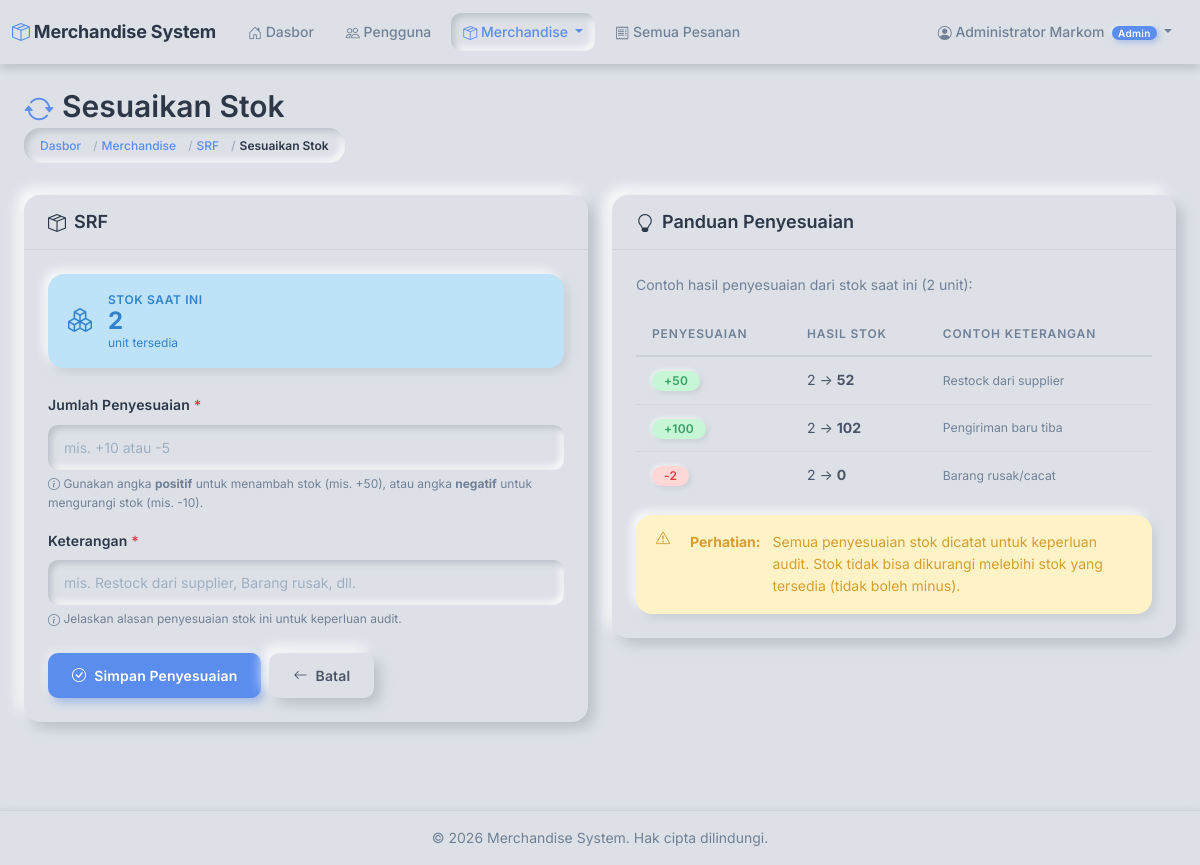
Page /merchandise/5/adjust-stock/ (signed in) on the earlier database version.
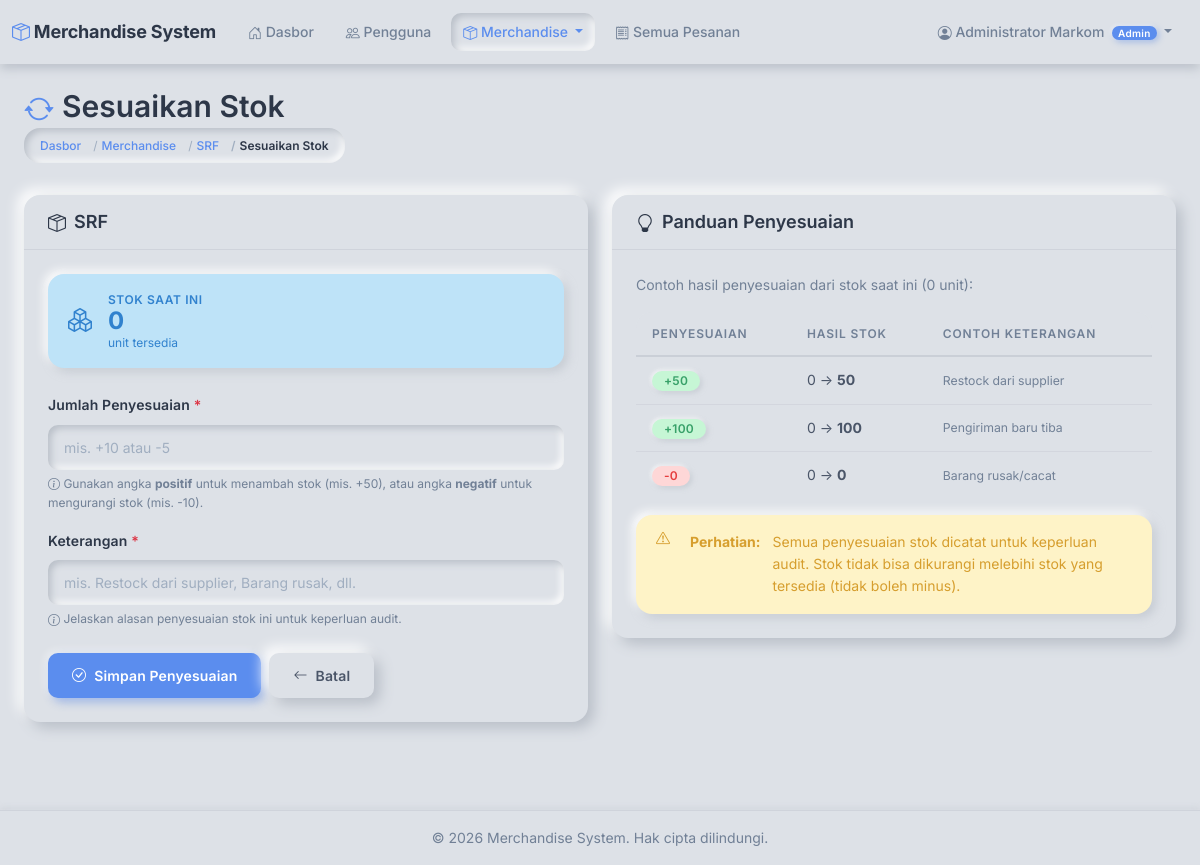
Same page on the later database version.
### merchandise/models.py (models this page shows, shortened)
class Merchandise(models.Model):
    name = models.CharField(
        max_length=200,
        help_text='Merchandise name'
    )
    description = models.TextField(
        blank=True,
        help_text='Merchandise description'
    )
    category = models.ForeignKey(
        Category,
        on_delete=models.PROTECT,
        help_text='Category for this merchandise'
    )
    stock = models.IntegerField(
        default=0,
        help_text='Current stock quantity'
    )
    image = models.ImageField(
        upload_to='merchandise/%Y/%m/',
        blank=True,
        null=True,
        help_text='Merchandise image (max 2MB, JPG/PNG)'
    )
    is_active = models.BooleanField(
        default=True,
        help_text='Active status (soft delete)'
    )
    created_by = models.ForeignKey(
        settings.AUTH_USER_MODEL,
        on_delete=models.SET_NULL,
        null=True,
        related_name='created_merchandise',
        help_text='User who created this merchandise'
    )
    created_at = models.DateTimeField(auto_now_add=True)
    updated_at = models.DateTimeField(auto_now=True)
    class Meta:
        db_table = 'merchandise'
        verbose_name = 'Merchandise'
        verbose_name_plural = 'Merchandise'
        ordering = ['-created_at']
    def delete(self, using=None, keep_parents=False):
        """Soft delete: set is_active to False"""
        self.is_active = False
        self.save()

### merchandise/views.py (the view)
# urls.py: path('<int:pk>/adjust-stock/', views.merchandise_adjust_stock, name='merchandise_adjust_stock'),
@admin_required
def merchandise_adjust_stock(request, pk):
    merchandise = get_object_or_404(Merchandise, pk=pk)
    if request.method == 'POST':
        form = StockAdjustmentForm(request.POST)
        if form.is_valid():
            try:
                adjustment = form.cleaned_data['adjustment']
                reason = form.cleaned_data['reason']
                with transaction.atomic():
                    StockHistory.create_adjustment(
                        merchandise=merchandise,
                        adjustment=adjustment,
                        reason=reason,
                        adjusted_by=request.user
                    )
                sign = '+' if adjustment >= 0 else ''
                messages.success(
                    request,
                    f'Stock adjusted: {sign}{adjustment}. New stock: {merchandise.stock}'
                )
                return redirect('merchandise:merchandise_detail', pk=pk)
            except Exception as e:
                messages.error(request, f'Error adjusting stock: {str(e)}')
        else:
            messages.error(request, 'Please correct the errors below.')
    else:
        form = StockAdjustmentForm()
    return render(request, 'merchandise/stock_adjust.html', {
        'form': form,
        'merchandise': merchandise
    })

### merchandise/forms.py (shortened to what this page needs)
class StockAdjustmentForm(forms.Form):
    adjustment = forms.IntegerField(
        label='Jumlah Penyesuaian',
        help_text='Masukkan angka positif untuk menambah stok, negatif untuk mengurangi (mis. +10 atau -5)',
        widget=forms.NumberInput(attrs={
            'class': 'form-control form-control-lg',
            'placeholder': 'mis. +10 atau -5',
        })
    )
    reason = forms.CharField(
        label='Alasan Penyesuaian',
        max_length=200,
        help_text='Jelaskan alasan penyesuaian stok ini',
        widget=forms.TextInput(attrs={
            'class': 'form-control',
            'placeholder': 'mis. Restock dari supplier, Barang rusak, dll.'
        })
    )

### accounts/models.py (called while the page is built)
    @property
    def is_admin(self):
        return self.role == self.Role.ADMIN

    @property
    def is_sales(self):
        return self.role == self.Role.SALES

### templates/merchandise/stock_adjust.html (shortened to what the changed rows need)
{% extends 'base.html' %}
{% block content %}
<div class="container-fluid">
    <div class="row mb-4">
        <div class="col">
            <h2 class="mb-1">
                <i class="bi bi-arrow-repeat me-2" style="color: var(--color-accent);"></i>Sesuaikan Stok
            </h2>
            <nav aria-label="breadcrumb">
                <ol class="breadcrumb">
                    <li class="breadcrumb-item"><a href="{% url 'merchandise:merchandise_detail' merchandise.pk %}">{{ merchandise.name }}</a></li>
                </ol>
            </nav>
        </div>
    </div>
    <div class="row g-4">
        <div class="col-md-6">
            <div class="card">
                <div class="card-header">
                    <h5 class="mb-0">
                        <i class="bi bi-box-seam me-2"></i>{{ merchandise.name }}
                    </h5>
                </div>
                <div class="card-body">
                    <div class="alert alert-info d-flex align-items-center gap-3 mb-4">
                        <div>
                            <div style="font-size: var(--text-xs); font-weight: var(--font-semibold); text-transform: uppercase; letter-spacing: 0.05em;">Stok Saat Ini</div>
                            <div style="font-size: var(--text-2xl); font-weight: var(--font-bold); line-height: 1;">{{ merchandise.stock }}</div>
                            <div style="font-size: var(--text-xs);">unit tersedia</div>
                        </div>
                    </div>
                </div>
            </div>
        </div>
        <div class="col-md-6">
            <div class="card">
                <div class="card-body">
                    <p class="text-muted small mb-3">
                        Contoh hasil penyesuaian dari stok saat ini ({{ merchandise.stock }} unit):
                    </p>
                    <div class="table-responsive">
                        <table class="table table-sm mb-3">
                            <thead>
                                <tr>
                                    <th>Penyesuaian</th>
                                    <th>Hasil Stok</th>
                                    <th>Contoh Keterangan</th>
                                </tr>
                            </thead>
                            <tbody>
                                <tr>
                                    <td><span class="badge bg-success">+50</span></td>
                                    <td>
                                        {{ merchandise.stock }} → <strong>{{ merchandise.stock|add:50 }}</strong>
                                    </td>
                                    <td class="text-muted small">Restock dari supplier</td>
                                </tr>
                                <tr>
                                    <td><span class="badge bg-success">+100</span></td>
                                    <td>
                                        {{ merchandise.stock }} → <strong>{{ merchandise.stock|add:100 }}</strong>
                                    </td>
                                    <td class="text-muted small">Pengiriman baru tiba</td>
                                </tr>
                                {% if merchandise.stock >= 10 %}
                                <tr>
                                    <td><span class="badge bg-danger">-10</span></td>
                                    <td>
                                        {{ merchandise.stock }} → <strong>{{ merchandise.stock|add:-10 }}</strong>
                                    </td>
                                    <td class="text-muted small">Barang rusak/cacat</td>
                                </tr>
                                {% else %}
                                <tr>
                                    <td><span class="badge bg-danger">-{{ merchandise.stock }}</span></td>
                                    <td>
                                        {{ merchandise.stock }} → <strong>0</strong>
                                    </td>
                                    <td class="text-muted small">Barang rusak/cacat</td>
                                </tr>
                                {% endif %}
                            </tbody>
                        </table>
                    </div>
                    <div class="alert alert-warning small mb-0">
                        <i class="bi bi-exclamation-triangle me-2"></i>
                        <strong>Perhatian:</strong> Semua penyesuaian stok dicatat untuk keperluan audit.
                        Stok tidak bisa dikurangi melebihi stok yang tersedia (tidak boleh minus).
                    </div>
                </div>
            </div>
        </div>
    </div>
</div>
{% endblock %}

Differences in the rows shown:
changed Merchandise "SRF": stock "2" → "0"; stock|add "52" → "50"; stock|add "102" → "100"
